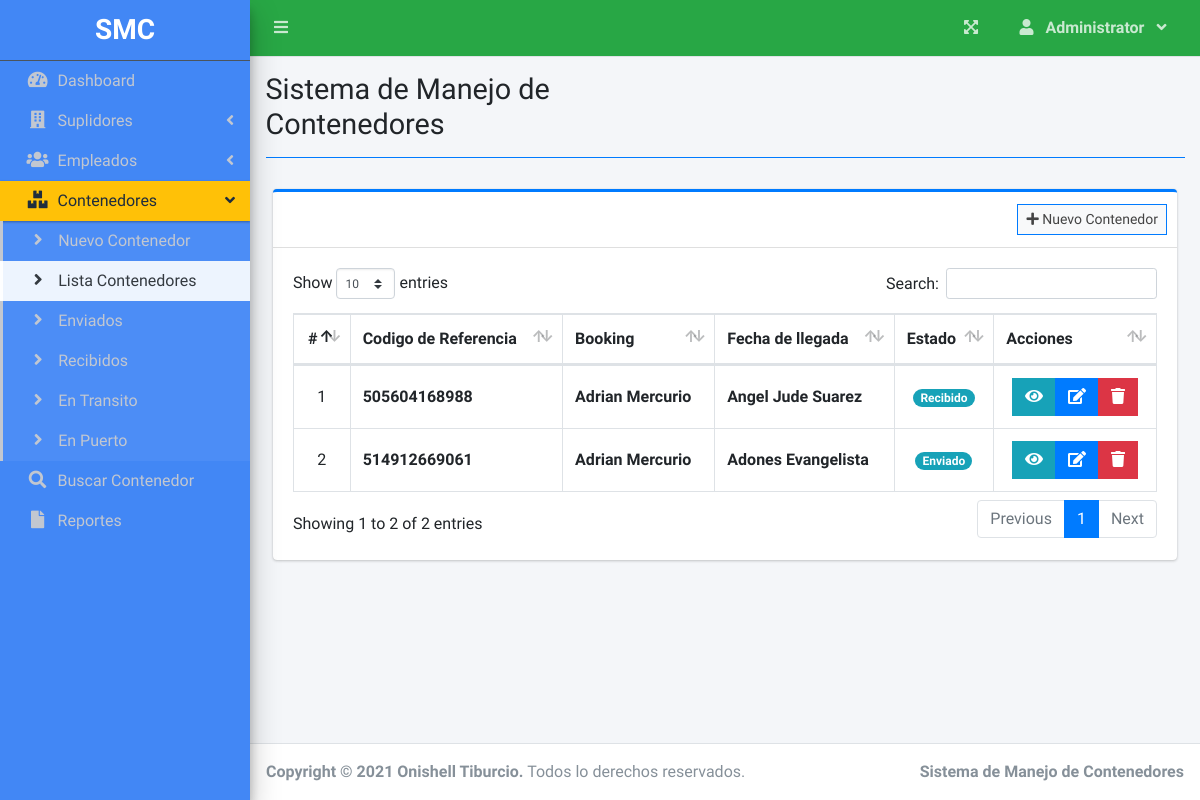
The page /index.php?page=parcel_list (signed in) on the database its author committed.
### tables this page shows
CREATE TABLE `parcels` (
  `id` int(30) NOT NULL,
  `reference_number` varchar(100) NOT NULL,
  `sender_name` text NOT NULL,
  `sender_address` text NOT NULL,
  `sender_contact` text NOT NULL,
  `recipient_name` text NOT NULL,
  `recipient_address` text NOT NULL,
  `recipient_contact` text NOT NULL,
  `type` int(1) NOT NULL COMMENT '1 = Deliver, 2=Pickup',
  `from_branch_id` varchar(30) NOT NULL,
  `to_branch_id` varchar(30) NOT NULL,
  `weight` varchar(100) NOT NULL,
  `height` varchar(100) NOT NULL,
  `width` varchar(100) NOT NULL,
  `length` varchar(100) NOT NULL,
  `price` varchar(100) NOT NULL,
  `status` int(2) NOT NULL DEFAULT 0,
  `date_created` datetime NOT NULL DEFAULT current_timestamp()
);

### parcel_list.php (the view, shortened to what this page needs)
<?php include'db_connect.php' ?>
<div class="col-lg-12">
	<div class="card card-outline card-primary">
		<div class="card-header">
			<div class="card-tools">
				<a class="btn btn-block btn-sm btn-default btn-flat border-primary " href="./index.php?page=new_parcel"><i class="fa fa-plus"></i> Nuevo Contenedor</a>
			</div>
		</div>
		<div class="card-body">
			<table class="table tabe-hover table-bordered" id="list">
				<!-- <colgroup>
					<col width="5%">
					<col width="15%">
					<col width="25%">
					<col width="25%">
					<col width="15%">
				</colgroup> -->
				<thead>
					<tr>
						<th class="text-center">#</th>
						<th>Codigo de Referencia</th>
						<th>Booking</th>
						<th>Fecha de llegada</th>
						<th>Estado</th>
						<th>Acciones</th>
					</tr>
				</thead>
				<tbody>
					<?php
					$i = 1;
					$where = "";
					$qry = $conn->query("SELECT * from parcels $where order by  unix_timestamp(date_created) desc ");
					while($row= $qry->fetch_assoc()):
					?>
					<tr>
						<td class="text-center"><?php echo $i++ ?></td>
						<td><b><?php echo ($row['reference_number']) ?></b></td>
						<td><b><?php echo ucwords($row['sender_name']) ?></b></td>
						<td><b><?php echo ucwords($row['recipient_name']) ?></b></td>
						<td class="text-center">
							<?php
							switch ($row['status']) {
								case '0':
									echo "<span class='badge badge-pill badge-info'> Enviado</span>";
									break;
								case '1':
									echo "<span class='badge badge-pill badge-info'> Recibido</span>";
									break;
							}
							?>
						</td>
						<td class="text-center">
		                    <div class="btn-group">
		                    	<button type="button" class="btn btn-info btn-flat view_parcel" data-id="<?php echo $row['id'] ?>">
		                          <i class="fas fa-eye"></i>
		                        </button>
		                        <a href="index.php?page=edit_parcel&id=<?php echo $row['id'] ?>" class="btn btn-primary btn-flat ">
		                          <i class="fas fa-edit"></i>
		                        </a>
		                        <button type="button" class="btn btn-danger btn-flat delete_parcel" data-id="<?php echo $row['id'] ?>">
		                          <i class="fas fa-trash"></i>
		                        </button>
	                      </div>
						</td>
					</tr>
				<?php endwhile; ?>
				</tbody>
			</table>
		</div>
	</div>
</div>

### parcel_list.php (style rules this page uses)
table td { vertical-align: middle !important; }

### rows shown on the page
parcels: reference_number "505604168988", sender_name "Adrian Mercurio", recipient_name "Angel Jude Suarez", status "Recibido"
parcels: reference_number "514912669061", sender_name "Adrian Mercurio", recipient_name "Adones Evangelista", status "Enviado"

### other values the page prints
$_SESSION['login_firstname'] "Administrator"
$v "Enviados"
$v "Recibidos"
$v "En Transito"
$v "En Puerto"
$_SESSION['system']['name'] "Sistema de Manejo de Contenedores"
